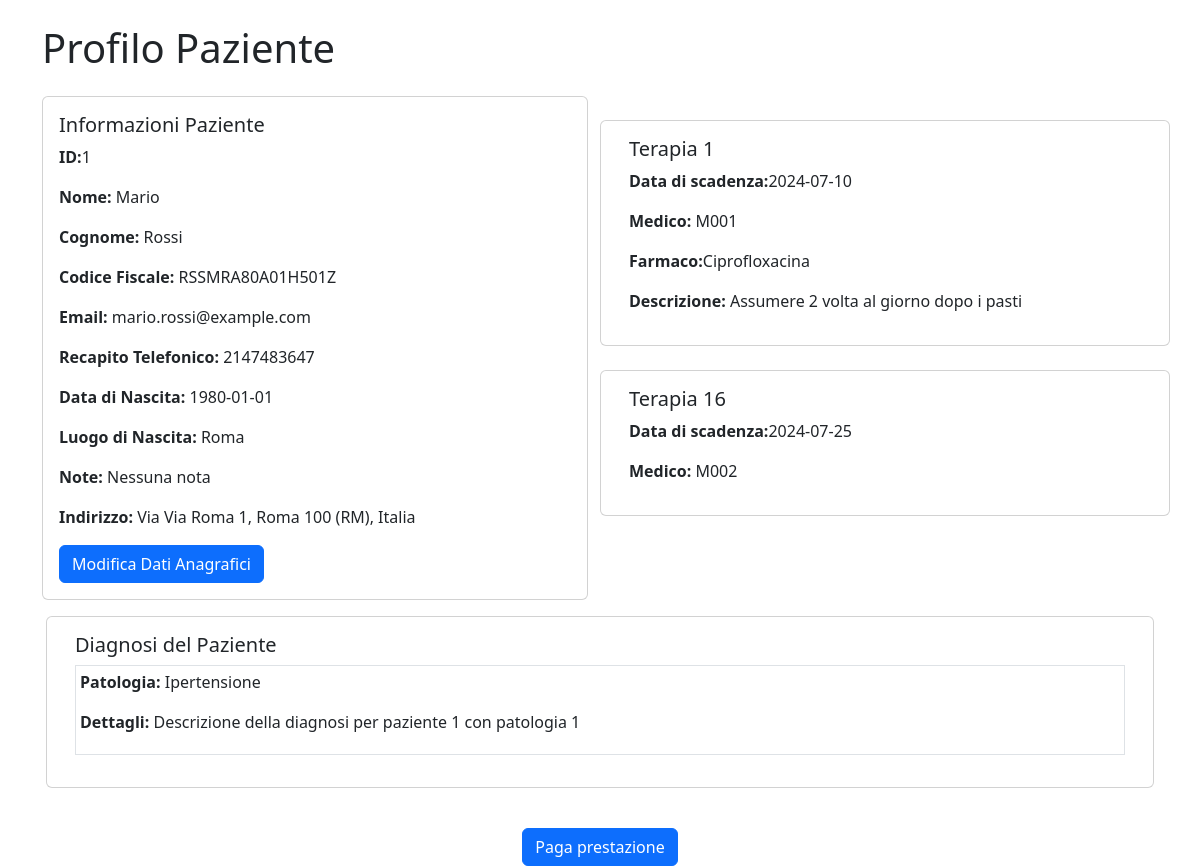
Page /src/view/receptionist/profilo_paziente.php?idPaziente=1 on the committed database.
### tables this page shows
CREATE TABLE `paziente` (
  `idPaziente` int(6) NOT NULL,
  `nome` varchar(20) NOT NULL,
  `cognome` varchar(20) NOT NULL,
  `CF` varchar(16) DEFAULT NULL,
  `email` varchar(300) NOT NULL,
  `dataNascita` date NOT NULL,
  `luogoNascita` varchar(20) NOT NULL,
  `recapitoTelefonico` int(20) NOT NULL,
  `note` varchar(255) DEFAULT NULL
);

CREATE TABLE `indirizzo` (
  `id` int(6) NOT NULL,
  `città` varchar(20) NOT NULL,
  `via` varchar(30) NOT NULL,
  `numeroCivico` int(5) NOT NULL,
  `CAP` int(5) NOT NULL,
  `provincia` varchar(2) NOT NULL,
  `nazione` varchar(20) NOT NULL
);

CREATE TABLE `terapia` (
  `idTerapia` int(11) NOT NULL,
  `idPaziente` int(6) NOT NULL,
  `dataScadenza` date NOT NULL,
  `idMedico` varchar(6) NOT NULL
);

CREATE TABLE `prescrizione` (
  `idTerapia` int(11) NOT NULL,
  `nomeFarmaco` varchar(255) NOT NULL,
  `dose` varchar(30) NOT NULL,
  `descrizione` text DEFAULT NULL
);

CREATE TABLE `diagnosi` (
  `idPaziente` int(6) NOT NULL,
  `idPatologia` int(6) NOT NULL,
  `descrizione` varchar(255) DEFAULT NULL
);

CREATE TABLE `patologia` (
  `idPatologia` int(6) NOT NULL,
  `nomePatologia` varchar(255) NOT NULL
);

### src/view/receptionist/profilo_paziente.php (the view, shortened to what this page needs)
<?php
include_once("../../includes/database.php");
$id = isset($_GET['idPaziente']) ? mysqli_real_escape_string($con, $_GET['idPaziente']) : '';
$get_paziente = "select * from paziente where idPaziente = ?";
$stmt = mysqli_prepare($con, $get_paziente);
mysqli_stmt_bind_param($stmt, "i", $id);
mysqli_stmt_execute($stmt);
$result = mysqli_stmt_get_result($stmt);
$row = mysqli_fetch_array($result);
$nome = $row['nome'];
$cognome = $row['cognome'];
$dataNascita = $row['dataNascita'];
$luogoNascita = $row['luogoNascita'];
$cf = $row['CF'];
$recapitoTelefonico = $row['recapitoTelefonico'];
$email = $row['email'];
$note = $row['note'];
$get_indirizzo_paziente = "select * from indirizzo where id = ?";
$stmt = mysqli_prepare($con, $get_indirizzo_paziente);
mysqli_stmt_bind_param($stmt, "i", $id);
mysqli_stmt_execute($stmt);
$run_indirizzo_paziente = mysqli_stmt_get_result($stmt);
$row_indirizzo_paziente = mysqli_fetch_array($run_indirizzo_paziente);
$via = $row_indirizzo_paziente['via'];
$citta = $row_indirizzo_paziente['città'];
$numeroCivico = $row_indirizzo_paziente['numeroCivico'];
$nazione = $row_indirizzo_paziente['nazione'];
$provincia = $row_indirizzo_paziente['provincia'];
$cap = $row_indirizzo_paziente['CAP'];
$get_id_terapia = "select * from terapia where idPaziente = ?";
$stmt = mysqli_prepare($con, $get_id_terapia);
mysqli_stmt_bind_param($stmt, "i", $id);
mysqli_stmt_execute($stmt);
$result = mysqli_stmt_get_result($stmt);
if (mysqli_num_rows($result) > 0) {
    while($row = mysqli_fetch_assoc($result)) {
        $terapia[] = $row;
    }
}
$get_diagnosi = "SELECT d.idPaziente, d.descrizione, p.nomePatologia
                FROM diagnosi d
                JOIN patologia p ON d.idPatologia = p.idPatologia
                WHERE d.idPaziente = ?";
$stmt = mysqli_prepare($con, $get_diagnosi);
mysqli_stmt_bind_param($stmt, "i", $id);
mysqli_stmt_execute($stmt);
$diagn = mysqli_stmt_get_result($stmt);
$diagnosi = [];
if (mysqli_num_rows($diagn) > 0) {
    while($row = mysqli_fetch_assoc($diagn)) {
        $diagnosi[] = $row;
    }
}
?>
<!DOCTYPE html>
<html lang="it">
<head>
     <link href="https://cdn.jsdelivr.net/npm/bootstrap@5.3.0-alpha1/dist/css/bootstrap.min.css" rel="stylesheet">
</head>
<body>
<div class="container">
        <h1 class="mt-4">Profilo Paziente</h1>
        <div class="row mt-4">
            <div class="col-md-6">
                <div class="card">
                    <div class="card-body">
                        <h5 class="card-title">Informazioni Paziente</h5>
                        <p><strong>ID:</strong><?php echo $id ?></p>
                        <p><strong>Nome:</strong> <?php echo $nome ?></p>
                        <p><strong>Cognome:</strong> <?php echo $cognome ?></p>
                        <p><strong>Codice Fiscale:</strong> <?php echo $cf ?></p>
                        <p><strong>Email:</strong> <?php echo $email ?></p>
                        <p><strong>Recapito Telefonico:</strong> <?php echo $recapitoTelefonico ?></p>
                        <p><strong>Data di Nascita:</strong> <?php echo $dataNascita ?></p>
                        <p><strong>Luogo di Nascita:</strong> <?php echo $luogoNascita ?></p>
                        <p><strong>Note:</strong> <?php echo $note ?></p>
                        <p><strong>Indirizzo:</strong> Via <?php echo $via . " " . $numeroCivico . ", " . $citta . " " . $cap . " (" . $provincia . "), " . $nazione ?> </p>
                        <button type="button" class="btn btn-primary" data-bs-toggle="modal" data-bs-target="#modificaClienteModal">
                            Modifica Dati Anagrafici
                        </button>
                    </div>
                </div>
            </div>
            <div class="col-md-6">
                <?php if (!empty($terapia)): ?>
                    <?php foreach ($terapia as $t): ?>
                        <?php
                            $id_terapia = $t['idTerapia'];
                            $get_farmaci = "SELECT * FROM prescrizione WHERE idTerapia = '$id_terapia'";
                            $run_farmaci = mysqli_query($con, $get_farmaci);
                            $farmaci = array();
                            if (mysqli_num_rows($run_farmaci) > 0) {
                                while($row = mysqli_fetch_assoc($run_farmaci)) {
                                    $farmaci[] = $row;
                                }
                            }
                        ?>
                        <div class="row mt-4">
                            <div class="card">
                                <div class="card-body">
                                    <h5 class="card-title">Terapia <?php echo $id_terapia?></h5>
                                    <p><strong>Data di scadenza:</strong><?php echo $t['dataScadenza'] ?></p>
                                    <p><strong>Medico:</strong> <?php echo $t['idMedico'] ?></p>
                                    <?php if (!empty($farmaci)): ?>
                                        <?php foreach ($farmaci as $f): ?>
                                            <p><strong>Farmaco:</strong><?php echo $f['nomeFarmaco'] ?></p>
                                            <strong>Descrizione:</strong> <?php echo $f['descrizione'] ?></p>
                                        <?php endforeach ?>
                                    <?php endif ?>
                                </div>
                            </div>
                        </div>
                    <?php endforeach ?>
                <?php else: ?>
                    <p>Nessuna terapia trovata per questo paziente.</p>
                <?php endif ?>
            </div>
        </div>
        <?php if (!empty($diagnosi)): ?>
                <div class="row p-3">
                    <div class="card">
                        <div class="card-body">
                            <h5 class="card-title">Diagnosi del Paziente</h5>
                            <?php foreach ($diagnosi as $d): ?>
                                <div class="mb-3 p-1 border">
                                    <p><strong>Patologia:</strong> <?php echo $d['nomePatologia'] ?></p>
                                    <p><strong>Dettagli:</strong> <?php echo $d['descrizione'] ?></p>
                                </div>
                            <?php endforeach ?>
                        </div>
                    </div>
                </div>
            <?php else: ?>
                <p>Nessuna diagnosi trovata per questo paziente.</p>
            <?php endif ?>
    </div>
    <div class="d-flex justify-content-center mt-4">
                <button type="button" class="btn btn-primary" data-bs-toggle="modal" data-bs-target="#pagamentoModal">Paga prestazione</button>
            </div>
</body>
</html>

### rows in the picture
paziente: nome "Mario", cognome "Rossi", CF "RSSMRA80A01H501Z", email "mario.rossi@example.com", recapitoTelefonico "2147483647", dataNascita "1980-01-01", luogoNascita "Roma", note "Nessuna nota"
indirizzo: via "Via Roma", numeroCivico "1", città "Roma", CAP "100", provincia "RM", nazione "Italia"
terapia: idTerapia "1", dataScadenza "2024-07-10", idMedico "M001"
prescrizione: nomeFarmaco "Ciprofloxacina", descrizione "Assumere 2 volta al giorno dopo i pasti"
terapia: idTerapia "16", dataScadenza "2024-07-25", idMedico "M002"
diagnosi: idPatologia.nomePatologia "Ipertensione", descrizione "Descrizione della diagnosi per paziente 1 con patologia 1"

### other values in the picture
$id "1"
